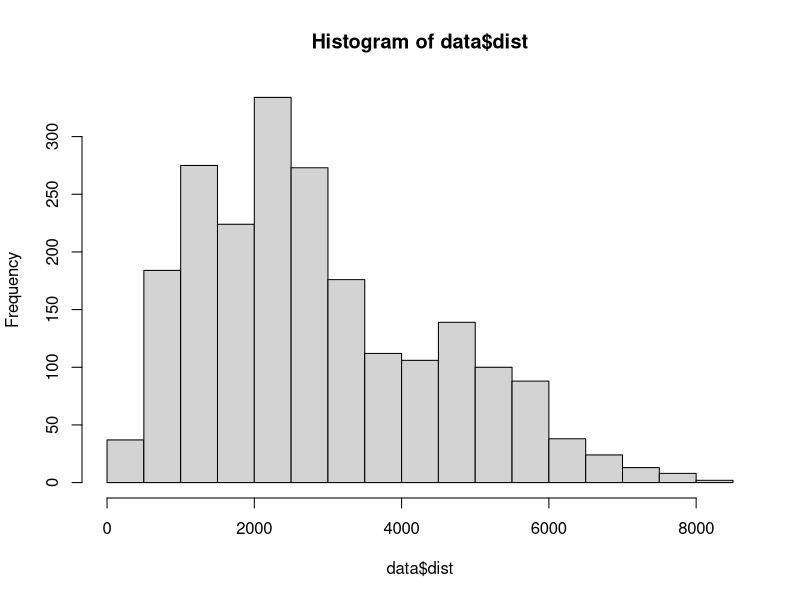

Here is the R script that generated this plot:
data <- read.csv("gastwirtschaftsbetriebe_per_311214.csv", stringsAsFactors = F)
# getKMLcoordinates("doc.kml")

# E684303/N246877
data$dist <- sqrt((data$X - 684303)^2 + (data$Y - 246877)^2)
#data$dist <- abs(data$X - 684303) + abs(data$Y - 246877)

# weiter datenquellen
# http://www.lunch-card.ch/public/LunchCheck/LC_Directory.aspx?lan=de

hist(data$dist)
library(dplyr)

data.sorted <- data %>%
  arrange(dist) %>%
  select(X,Y,dist,Betriebsname)

head(data.sorted, 50)

data %>% filter(Betriebsart == "Take Away")
